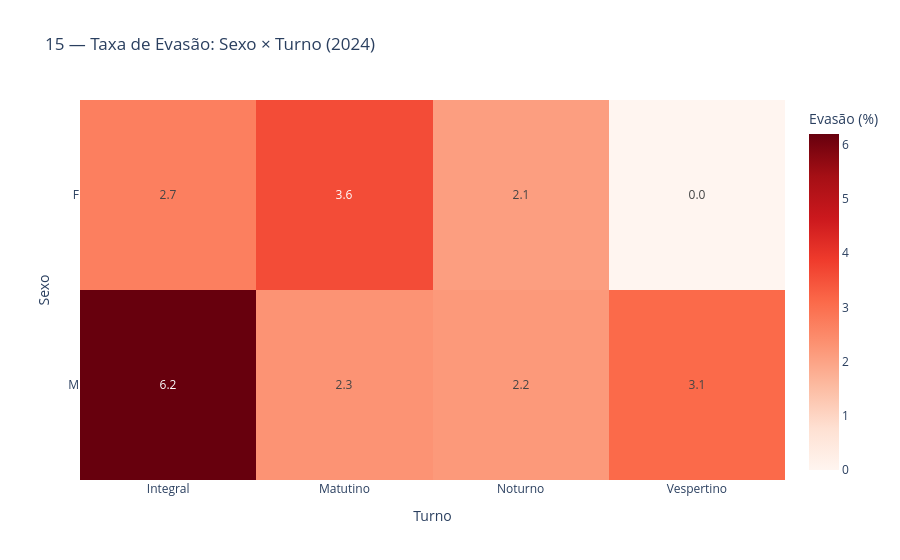

Source (notebook cell):
### Code cell
# ── Gráfico 15: Evasão — Sexo × Turno ────────────────────────────────────────

pivot_15 = heatmap_cruzado(df, "Sexo", "Turno", "Evadidos")
fig_15 = px.imshow(
    pivot_15, text_auto=".1f", color_continuous_scale="Reds",
    labels={"color": "Evasão (%)"},
    title=f"15 — Taxa de Evasão: Sexo × Turno ({ultimo_ano})",
    aspect="auto",
)
fig_15.update_layout(
    xaxis_title="Turno", yaxis_title="Sexo",
    coloraxis_colorbar=dict(title="Evasão (%)"),
)
fig_15.show()

### Figure 1 — Plotly figure (JSON) as saved in the notebook; plotly's stock layout.template omitted (floating-point values rounded to 4 significant figures)
{"data": [{"coloraxis": "coloraxis", "hovertemplate": "Turno: %{x}<br>Sexo: %{y}<br>Evasão (%): %{z}<extra></extra>", "name": "0", "texttemplate": "%{z:.1f}", "type": "heatmap", "x": ["Integral", "Matutino", "Noturno", "Vespertino"], "xaxis": "x", "y": ["F", "M"], "yaxis": "y", "z": [[2.7, 3.6, 2.1, 0.0], [6.2, 2.3, 2.2, 3.1]]}], "layout": {"coloraxis": {"colorbar": {"title": {"text": "Evasão (%)"}}, "colorscale": [[0, "rgb(255,245,240)"], [0.125, "rgb(254,224,210)"], [0.25, "rgb(252,187,161)"], [0.375, "rgb(252,146,114)"], [0.5, "rgb(251,106,74)"], [0.625, "rgb(239,59,44)"], [0.75, "rgb(203,24,29)"], [0.875, "rgb(165,15,21)"], [1, "rgb(103,0,13)"]]}, "title": {"text": "15 — Taxa de Evasão: Sexo × Turno (2024)"}, "xaxis": {"anchor": "y", "domain": [0, 1], "title": {"text": "Turno"}}, "yaxis": {"anchor": "x", "autorange": "reversed", "domain": [0, 1], "title": {"text": "Sexo"}}}}
